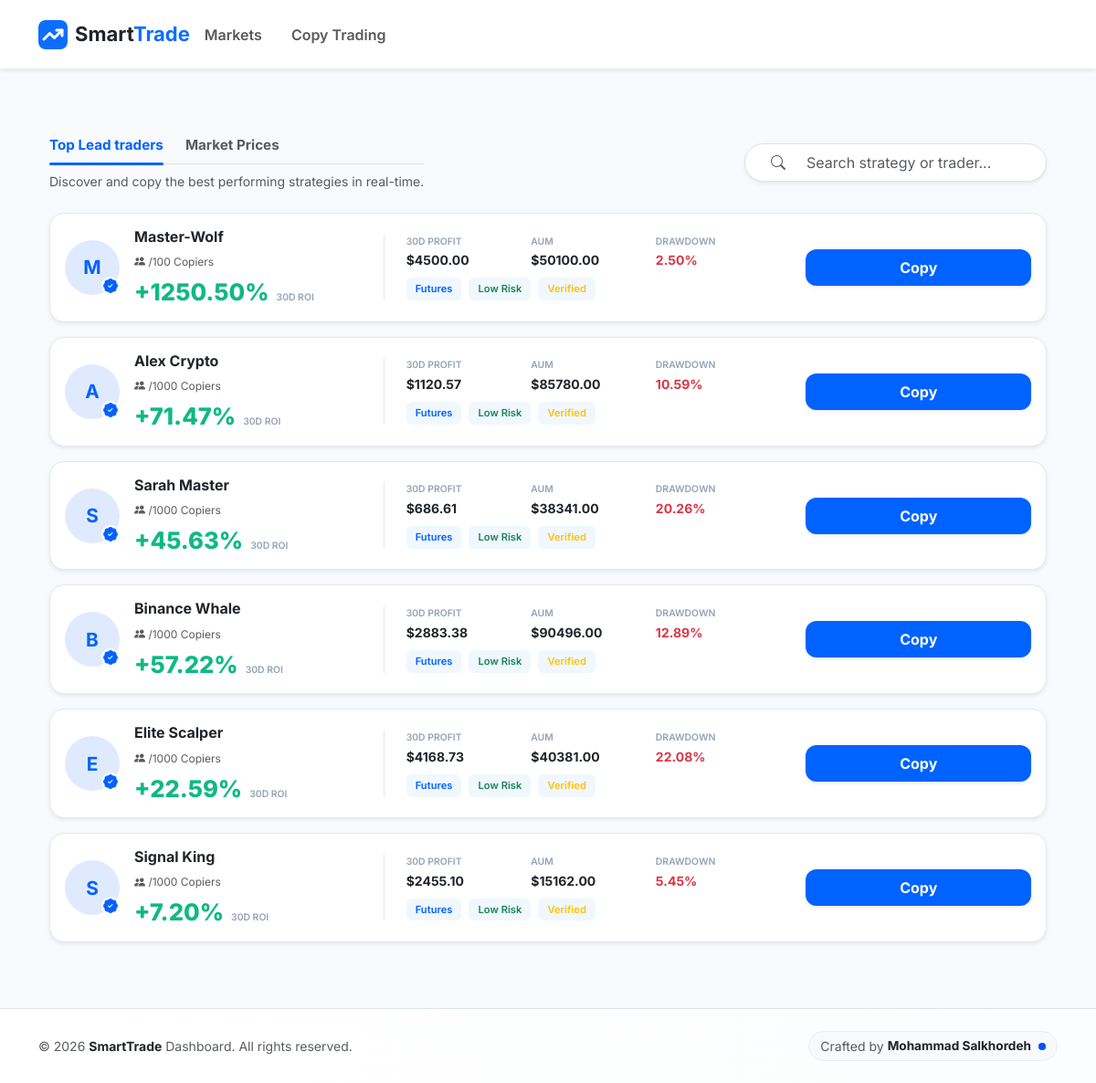
The page /trading/copy-trading/ on the database as committed earlier.
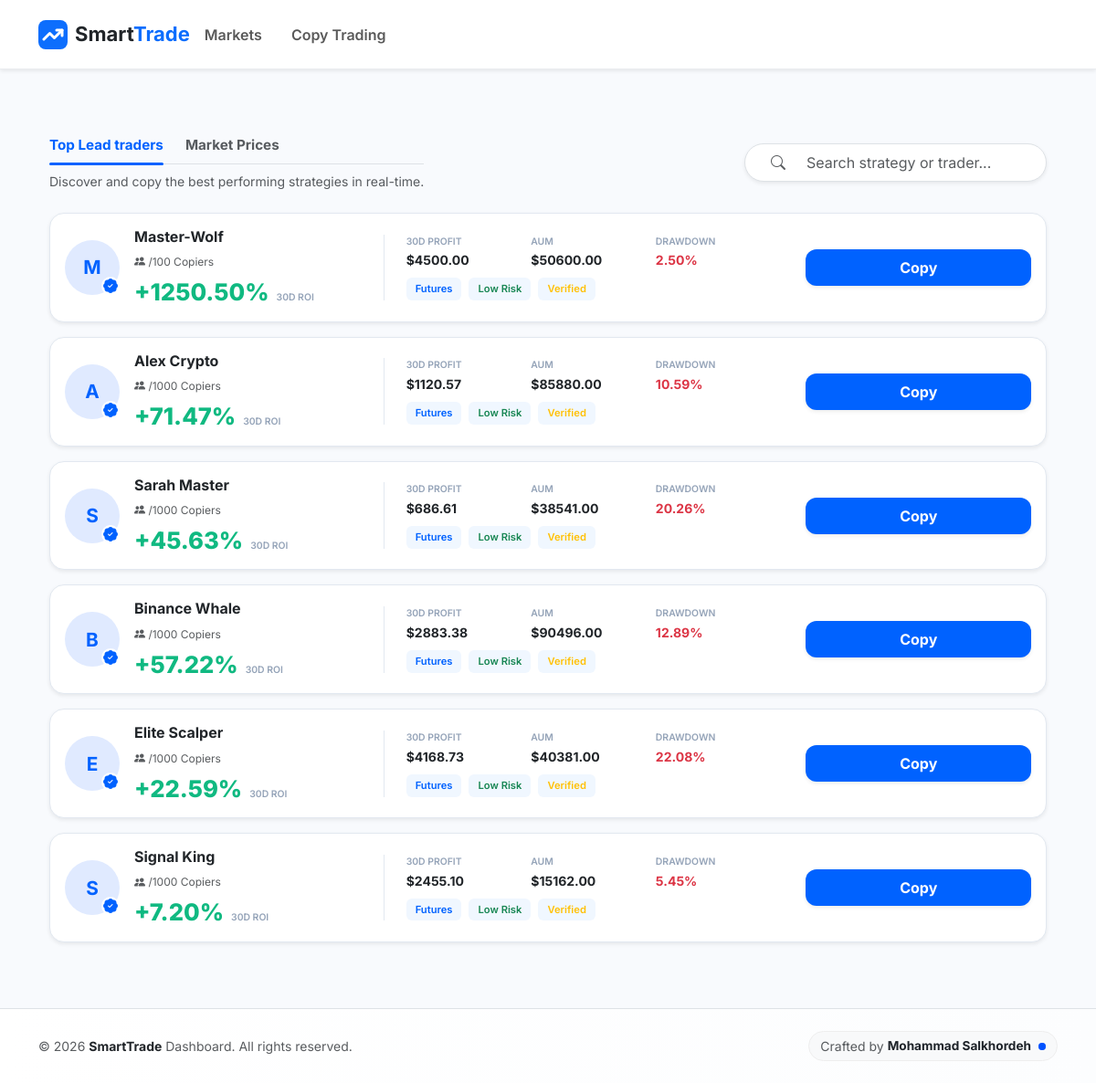
The same page on the database as committed later.
### apps/trading/models.py (models this page shows, shortened)
class LeadTrader(models.Model):
    name = models.CharField(max_length=100)
    avatar = models.ImageField(upload_to='traders/', blank=True, null=True)
    roi_30d = models.DecimalField(max_digits=10, decimal_places=2, default=0.0)
    pnl_30d = models.DecimalField(max_digits=20, decimal_places=2, default=0.0)
    aum = models.DecimalField(max_digits=20, decimal_places=2, default=0.0)
    max_drawdown = models.DecimalField(max_digits=5, decimal_places=2, default=0.0)
    win_rate = models.IntegerField(default=85)
    risk_level = models.IntegerField(default=3)
    followers_count_manual = models.IntegerField(default=0, help_text="فالوورهای فیک برای جذابیت")
    capacity = models.IntegerField(default=100)
    chart_history_json = models.JSONField(default=list, help_text="تاریخچه سودها برای رسم نمودار")
    target_profit_growth = models.FloatField(default=0.0, help_text="عددی که طی ۷ روز به چارت اضافه می‌شود")

### apps/trading/views.py (the view)
# urls.py: path('copy-trading/', views.copy_trading_dashboard, name='copy_list'),
def copy_trading_dashboard(request):
    traders = LeadTrader.objects.all()
    pairs = TradingPair.objects.filter(is_active=True)
    for pair in pairs:
        try:
            current_real_price = CryptoPriceService.fetch_real_time_price(pair.symbol, pair.real_price)
            if current_real_price > 0:
                pair.real_price = current_real_price
                pair.save()
        except Exception:
            pass
    return render(request, 'trading/copy_trading.html', {
        'traders': traders,
        'pairs': pairs,
        'page_title': 'Copy Trading'
    })

### templates/trading/copy_trading.html (shortened to what the changed rows need)
{% extends "base.html" %}
{% block content %}
<div class="container py-4">
    <div class="row g-3">
        {% for trader in traders %}
        <div class="col-12">
            <div class="card trader-card-blue border-0 shadow-sm p-3 position-relative"
                 onclick="location.href='{% url 'trading:trader_detail' trader.id %}'"
                 style="cursor: pointer;">
                <div class="row align-items-center">
                    <div class="col-lg-4 col-md-5 col-12 mb-3 mb-md-0">
                        <div class="d-flex align-items-center gap-3">
                            <div class="avatar-box position-relative">
                                {% if trader.avatar %}
                                    <img src="{{ trader.avatar.url }}" class="rounded-circle border" width="60" height="60" style="object-fit: cover;">
                                {% else %}
                                    <div class="avatar-placeholder-blue">{{ trader.name|first|upper }}</div>
                                {% endif %}
                                <div class="v-badge"><i class="bi bi-patch-check-fill"></i></div>
                            </div>
                            <div>
                                <h6 class="fw-bold text-dark mb-1">{{ trader.name }}</h6>
                                <span class="text-muted tiny-text"><i class="bi bi-people-fill"></i> {{ trader.copiers_count }}/{{ trader.capacity }} Copiers</span>
                                <div class="mt-2 d-flex align-items-baseline gap-2">
                                    <h4 class="roi-blue mb-0">+{{ trader.roi_30d }}%</h4>
                                    <small class="text-muted x-small-label">30D ROI</small>
                                </div>
                            </div>
                        </div>
                    </div>
                    <div class="col-lg-5 col-md-4 col-12 border-start-md px-md-4 border-start-custom">
                        <div class="row g-2">
                            <div class="col-4">
                                <label class="text-muted d-block x-small-label">30D Profit</label>
                                <span class="fw-bold text-dark small">${{ trader.pnl_30d }}</span>
                            </div>
                            <div class="col-4">
                                <label class="text-muted d-block x-small-label">AUM</label>
                                <span class="fw-bold text-dark small">${{ trader.aum }}</span>
                            </div>
                            <div class="col-4">
                                <label class="text-muted d-block x-small-label">Drawdown</label>
                                <span class="fw-bold text-danger small">{{ trader.max_drawdown }}%</span>
                            </div>
                            <div class="col-12 mt-2">
                                <div class="d-flex gap-2">
                                    <span class="badge-blue-soft">Futures</span>
                                    <span class="badge-blue-soft text-success">Low Risk</span>
                                    <span class="badge-blue-soft text-warning">Verified</span>
                                </div>
                            </div>
                        </div>
                    </div>
                    <div class="col-lg-3 col-md-3 col-12 text-end mt-3 mt-md-0">
                        <button onclick="event.stopPropagation(); window.location.href='{% url 'trading:copy_action' trader.id %}'"
                                class="btn btn-copy-blue shadow-sm w-100 py-2">
                            Copy
                        </button>
                    </div>
                </div>
            </div>
        </div>
        {% empty %}
        <div class="col-12 text-center py-5">
            <p class="text-muted">No traders found at the moment.</p>
        </div>
        {% endfor %}
    </div>
</div>
{% endblock %}

Rows that differ between the two databases and show on the page:
changed LeadTrader "Master-Wolf": aum "50100.00" → "50600.00"
changed LeadTrader "Alex Crypto": aum "85780.00" → "85880.00"
changed LeadTrader "Sarah Master": aum "38341.00" → "38541.00"
